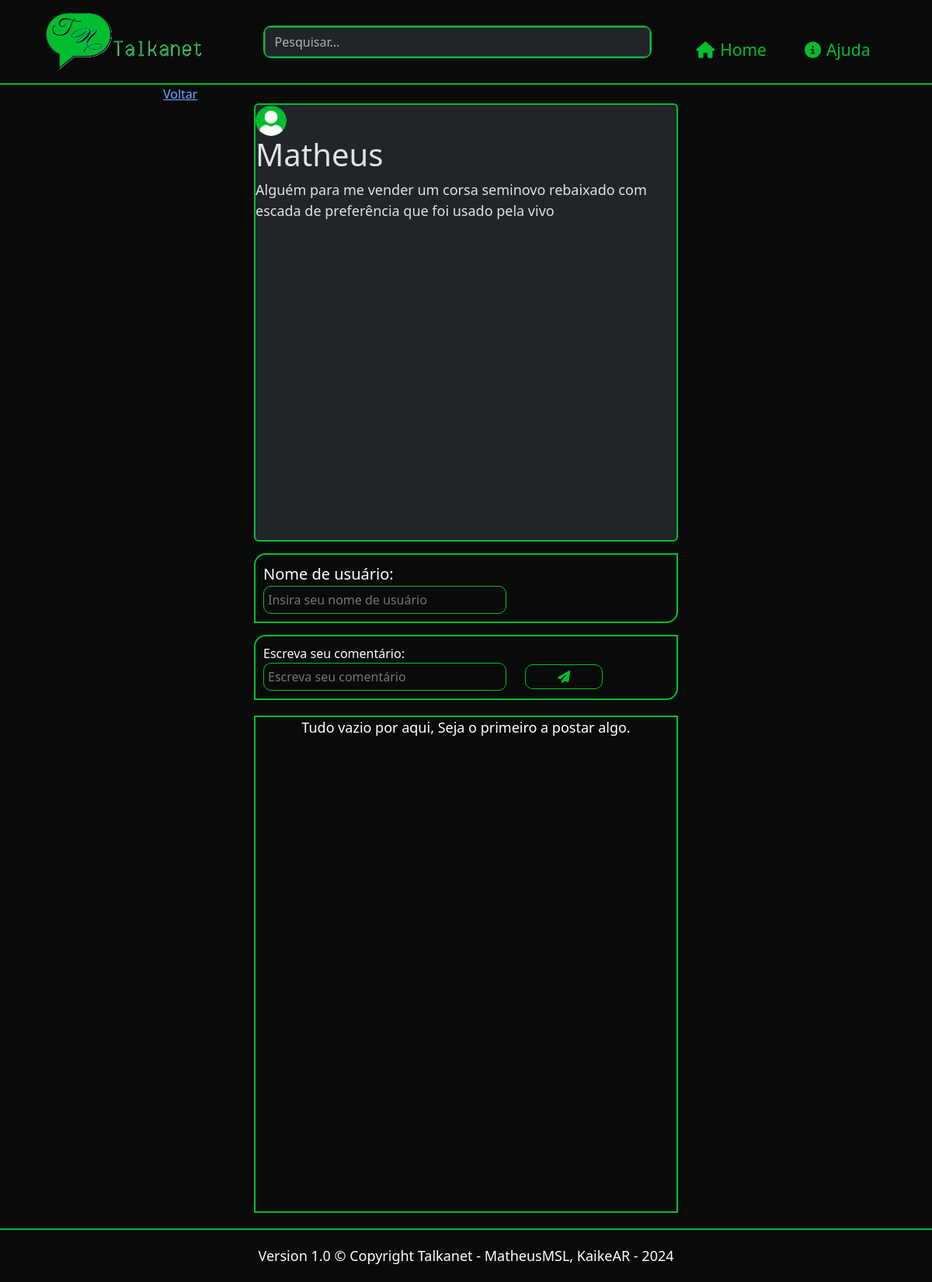
/full-post.php?id=33, run on the app's committed database.
### tables this page shows
CREATE TABLE `post` (
  `id` int(10) UNSIGNED NOT NULL,
  `username` varchar(50) DEFAULT NULL,
  `content` varchar(500) DEFAULT NULL
);

### config/url.php (called while the page is built)
<?php
    $BASE_URL = "http://" . $_SERVER['SERVER_NAME'] . dirname($_SERVER["REQUEST_URI"]. '?') . '/';
?>

### config/process.php (called while the page is built, shortened)
<?php
    include_once("connection.php");
    include_once("url.php");
    $data = $_POST;
    if (!empty($data)) {
        if ($data["type"] === "create") {
            $uname = $data["username"];
            $content = $data["content"];
            $query = "INSERT INTO post (username, content) VALUES (:username, :content)";
            $stmt = $conn->prepare($query);
            $stmt->bindParam(":username", $uname);
            $stmt->bindParam(":content", $content);
            try {
                $stmt->execute();
                $_SESSION["msg"] = "Postagem adicionada!";
            } catch(PDOException $e) {
                $error = $e->getMessage();
                echo "Erro: $error";
            }
            header("location:" . $BASE_URL . "../index.php");
        } elseif ($data["type"] === "comment") {
            $post_id = $data["post_id"];
            $uname = $data["username"];
            $comment = $data["comment"];
            $query = "INSERT INTO comments (post_id, username, comment) VALUES (:post_id, :username, :comment)";
            $stmt = $conn->prepare($query);
            $stmt->bindParam(":post_id", $post_id);
            $stmt->bindParam(":username", $uname);
            $stmt->bindParam(":comment", $comment);
            try {
                $stmt->execute();
                $_SESSION["msg"] = "Comentário adicionado!";
            } catch(PDOException $e) {
                $error = $e->getMessage();
                echo "Erro: $error";
            }
            header("location:" . $BASE_URL . "../full-post.php?id=" . $post_id);
        }
    } else {
        if (!empty($_GET)) {
            $id = $_GET["id"];
        }
        if (!empty($id)) {
            $query = "SELECT * FROM post WHERE id = :id";
            $stmt = $conn->prepare($query);
            $stmt->bindParam(":id", $id);
            $stmt->execute();
            $post = $stmt->fetch();
        } else {
            $posts = [];
            $query = "SELECT * FROM post";
            $stmt = $conn->prepare($query);
            $stmt->execute();
            $posts = $stmt->fetchAll();
        }
        $query = "SELECT * FROM comments WHERE post_id = :id";
        $stmt = $conn->prepare($query);
        $stmt->bindParam(":id", $id);
        $stmt->execute();
        $comments = $stmt->fetchAll();
    }
?>

### full-post.php (the view, shortened to what this page needs)
<?php
    include_once("templates/header.php");
?>
    <main>
        <div class="d-flex flex-column flex-md-row gap-4 align-items-center justify-content-center">
            <div class="list-group">
                <div id="posts-container">
                    <img src="<?= $BASE_URL ?>img/profile.png" alt="Perfil" class="rounded-circle flex-shrink-0" id="profile-icon">
                    <h1 id="main-title"><?= $post["username"] ?></h1>
                    <p><?= $post["content"] ?></p>
                </div>
            </div>
        </div>
        <div class="send-post-container">
            <form id="send-comment" action="<?php $BASE_URL ?>config/process.php" method="POST">
                <div class="send-section">
                    <label for="uname" class="send-label" id="user-label">Nome de usuário:</label>
                    <input class="send-box" id="uname" name="username" placeholder="Insira seu nome de usuário" required autocomplete="username">
                </div>
                <div class="send-section">
                    <label for="ctnt" class="send-label">Escreva seu comentário:</label>
                    <input class="send-box" id="cmmt" name="comment" placeholder="Escreva seu comentário" required autocomplete="off">
                    <button type="submit" id="send-submit"><i class="fa-solid fa-paper-plane"></i></button>
                </div>
            </form>
        </div>
        <?php if(count($comments) > 0): ?>
            <div class="d-flex flex-column flex-md-row gap-4 align-items-center justify-content-center">
                <div class="list-group">
                    <div id="posts-container">
                        <?php foreach ($comments as $comment): ?>
                            <img src="<?= $BASE_URL ?>img/profile.png" alt="Perfil" class="rounded-circle flex-shrink-0" id="profile-icon">
                            <h1 id="main-title"><?= $comment["username"] ?></h1>
                            <p><?= $comment["comment"] ?></p>
                        <?php endforeach; ?>
                    </div>
                </div>
            </div>
        <?php else: ?>
            <div class="empty-list-container">
                <p id="empty-list-text">Tudo vazio por aqui, Seja o primeiro a postar algo.</p>
            </div>
        <?php endif; ?>
    </main>
<?php
    include_once("templates/footer.php");
?>

### css/style.css (style rules this page uses)
main { width: 65%; max-height: max-content; margin: 0 auto 15px auto; }
.send-post-container { margin: 0 auto; width: 70%; color: #FFFFFF; }
.send-section { border: 2px solid rgb(0, 190, 47); border-top-left-radius: 15px; border-bottom-right-radius: 15px; margin: 15px auto; width: 100%; padding: 10px; }
.send-section #user-label { font-size: 20px; }
.send-label { margin-right: 20px; }
.send-box { width: 60%; padding: 5px; background-color: rgb(9, 11, 10); border: 1px solid rgb(0, 190, 47); border-radius: 10px; margin-right: 20px; }
#send-submit { background: none; color: rgb(0, 190, 47); border: 1px solid rgb(0, 190, 47); border-radius: 10px; width: 100px; padding: 3px; }
.list-group { width: 70%; height: max-content; background-color: rgb(33, 37, 41); border: 2px solid rgb(0, 190, 47); font-size: 18px; }
#posts-container { min-height: 70vh; }
#profile-icon { width: 40px; height: 40px; }
.empty-list-container { margin: 20px auto; min-height: 80vh; width: 70%; height: max-content; background-color: rgb(9, 11, 10); border: 2px solid rgb(0, 190, 47); font-size: 18px; }
#empty-list-text { font-size: 18px; text-align: center; color: #FFFFFF; }

### data on the page
post: username "Matheus", content "Alguém para me vender um corsa seminovo rebaixado com escada de preferência que foi usado pela vivo"
